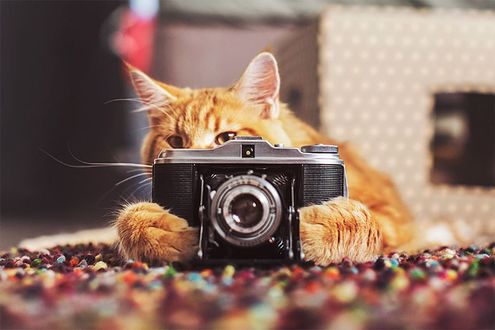
#> input picture cat.jpg, 495 x 330 px
$ python lab1.py
#> lines starting #> are read from the running program, lines starting #| are printed output that depends on the picture; after the words box and inside, x2 and y2 are one past the last pixel; in counts of white or black regions, pixels touching at a corner belong together
import cv2


image = cv2.imread('cat.jpg')
#> image is the input picture: shape (330, 495, 3); mean B, G, R 99.2, 111.6, 140

cv2.imshow("Original image", image)

imageHSV = cv2.cvtColor(image, cv2.COLOR_BGR2HSV)
#> imageHSV: shape (330, 495, 3); mean H, S, V 61.9, 75.6, 140.2
cv2.imshow("HSV image", imageHSV)

imageGray = cv2.cvtColor(image, cv2.COLOR_BGR2GRAY)
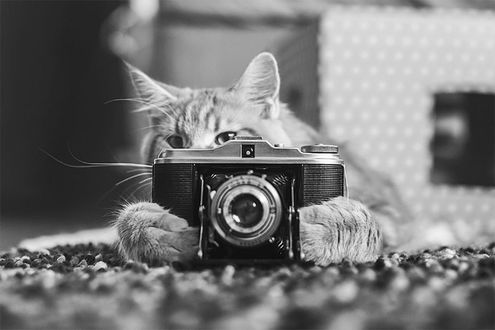
#> imageGray: shape (330, 495); min 0, max 255, mean 118.7
cv2.imshow("Grayscale image", imageGray)

ret, imageBinary = cv2.threshold(imageGray, 127, 255, cv2.THRESH_BINARY)
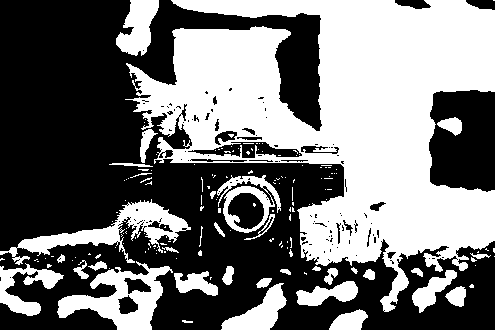
#> imageBinary: shape (330, 495); 45.8% white; 159 white regions (125 under 20 px), largest, box (x1, y1, x2, y2) and area: (125, 0, 495, 312) 56856, (57, 261, 173, 330) 3335, (0, 199, 191, 265) 3295
cv2.imshow("Binary image", imageBinary)

cv2.circle(image, (245, 210), 30, (255, 0, 0), thickness=5, lineType=8, shift=0)
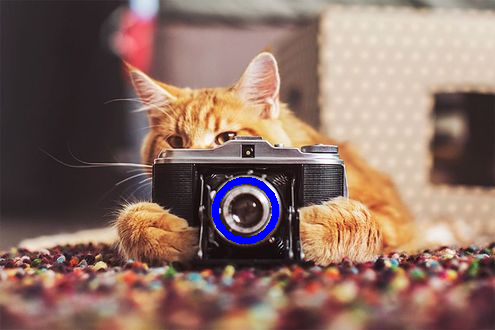
#> image: shape (330, 495, 3); 0.81% of pixels changed, all inside (x1, y1, x2, y2) = (212, 177, 279, 244)
cv2.imshow("Image with circle", image)

cv2.waitKey(0)
